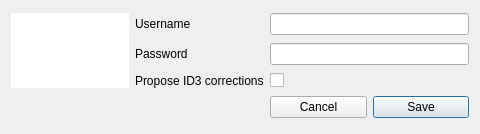
<?xml version="1.0" encoding="UTF-8"?>
<ui version="4.0">
 <class>GUI_LastFM_Dialog</class>
 <widget class="QDialog" name="GUI_LastFM_Dialog">
  <property name="geometry">
   <rect>
    <x>0</x>
    <y>0</y>
    <width>480</width>
    <height>134</height>
   </rect>
  </property>
  <property name="windowTitle">
   <string>LastFM Preferences</string>
  </property>
  <layout class="QGridLayout" name="gridLayout">
   <item row="0" column="0" rowspan="3">
    <widget class="QWidget" name="widget" native="true">
     <property name="styleSheet">
      <string notr="true">background-color: rgb(255, 255, 255);</string>
     </property>
     <layout class="QVBoxLayout" name="verticalLayout">
      <item>
       <widget class="QLabel" name="lab_image">
        <property name="minimumSize">
         <size>
          <width>100</width>
          <height>30</height>
         </size>
        </property>
        <property name="maximumSize">
         <size>
          <width>100</width>
          <height>30</height>
         </size>
        </property>
        <property name="text">
         <string/>
        </property>
        <property name="pixmap">
         <pixmap>../../Desktop/lastfm-icon.png</pixmap>
        </property>
        <property name="scaledContents">
         <bool>true</bool>
        </property>
       </widget>
      </item>
     </layout>
    </widget>
   </item>
   <item row="0" column="1">
    <widget class="QLabel" name="label_2">
     <property name="text">
      <string>Username</string>
     </property>
    </widget>
   </item>
   <item row="0" column="2" colspan="2">
    <widget class="QLineEdit" name="tf_username"/>
   </item>
   <item row="1" column="1">
    <widget class="QLabel" name="label_3">
     <property name="text">
      <string>Password</string>
     </property>
    </widget>
   </item>
   <item row="1" column="2" colspan="2">
    <widget class="QLineEdit" name="tf_password">
     <property name="echoMode">
      <enum>QLineEdit::Password</enum>
     </property>
    </widget>
   </item>
   <item row="2" column="1">
    <widget class="QLabel" name="label">
     <property name="text">
      <string>Propose ID3 corrections</string>
     </property>
    </widget>
   </item>
   <item row="2" column="2">
    <widget class="QCheckBox" name="cb_correct_id3">
     <property name="text">
      <string/>
     </property>
    </widget>
   </item>
   <item row="3" column="3">
    <widget class="QPushButton" name="btn_save">
     <property name="text">
      <string>Save</string>
     </property>
    </widget>
   </item>
   <item row="3" column="2">
    <widget class="QPushButton" name="btn_cancel">
     <property name="text">
      <string>Cancel</string>
     </property>
    </widget>
   </item>
  </layout>
 </widget>
 <resources/>
 <connections>
  <connection>
   <sender>btn_cancel</sender>
   <signal>pressed()</signal>
   <receiver>GUI_LastFM_Dialog</receiver>
   <slot>close()</slot>
   <hints>
    <hint type="sourcelabel">
     <x>319</x>
     <y>111</y>
    </hint>
    <hint type="destinationlabel">
     <x>239</x>
     <y>66</y>
    </hint>
   </hints>
  </connection>
 </connections>
</ui>
